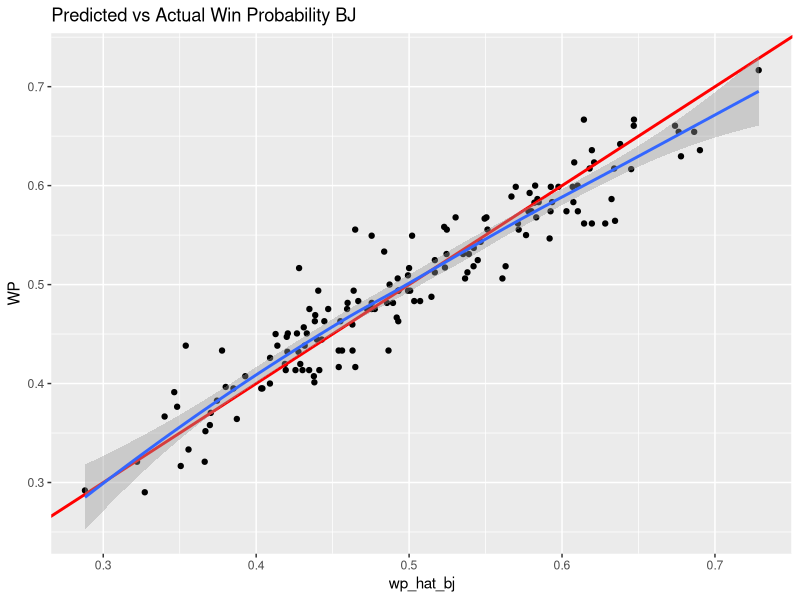
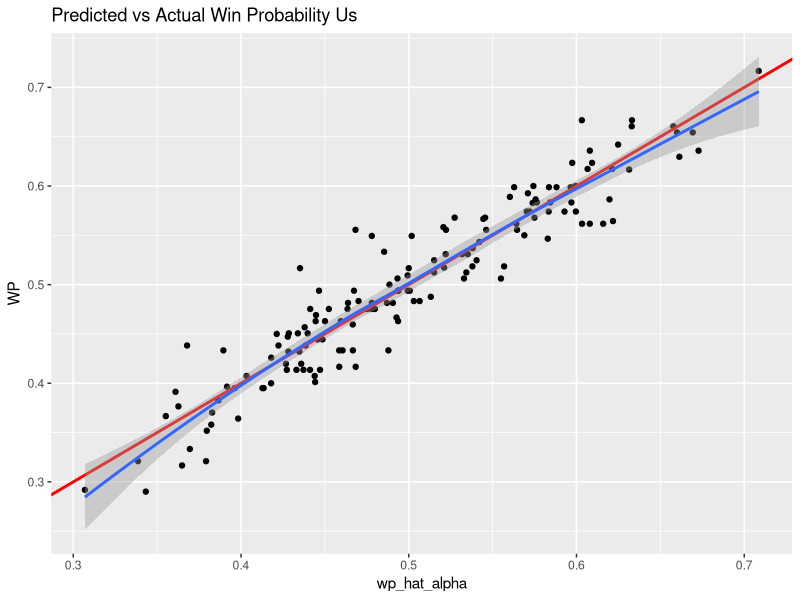
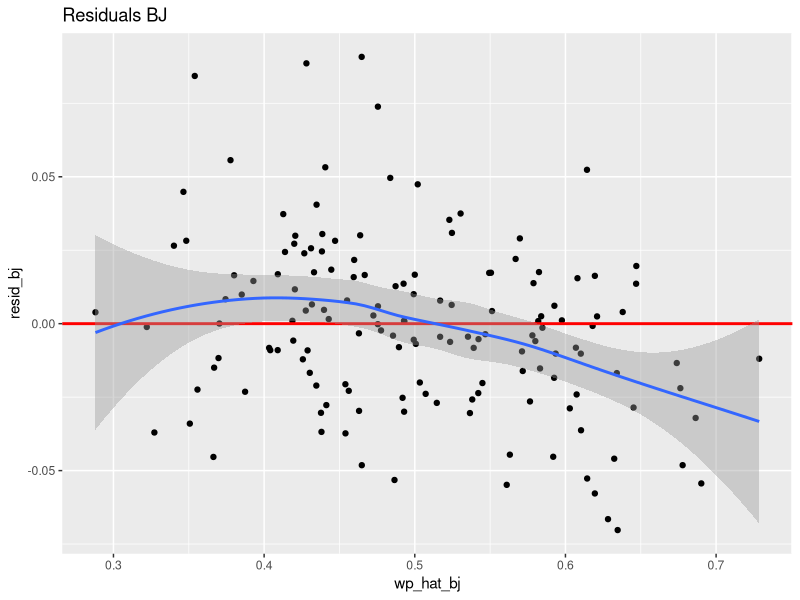
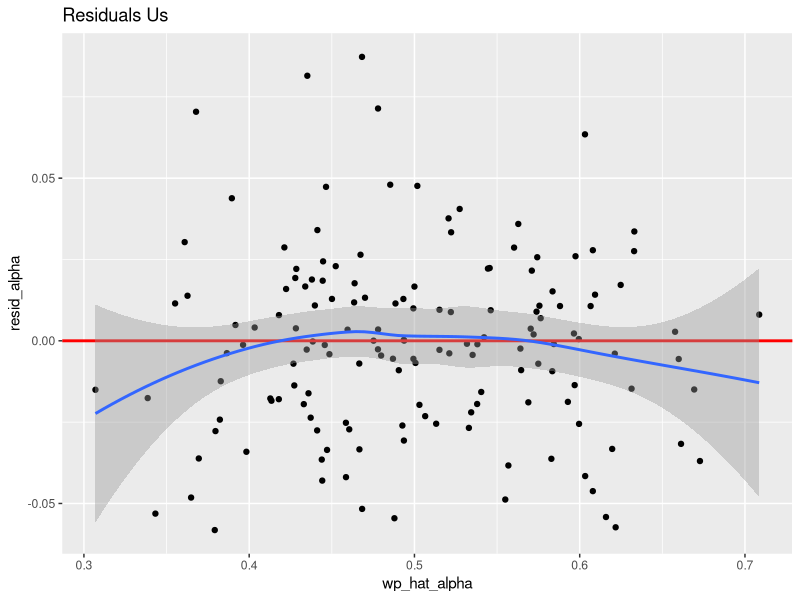
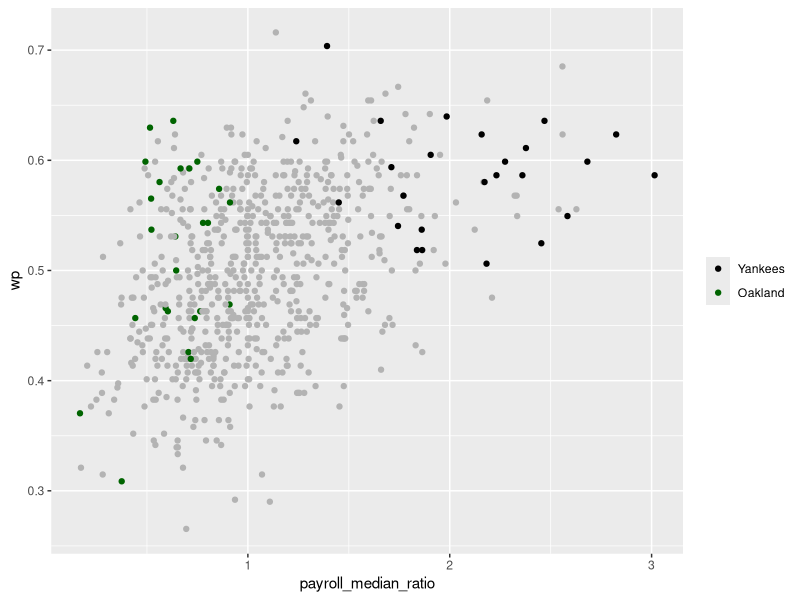
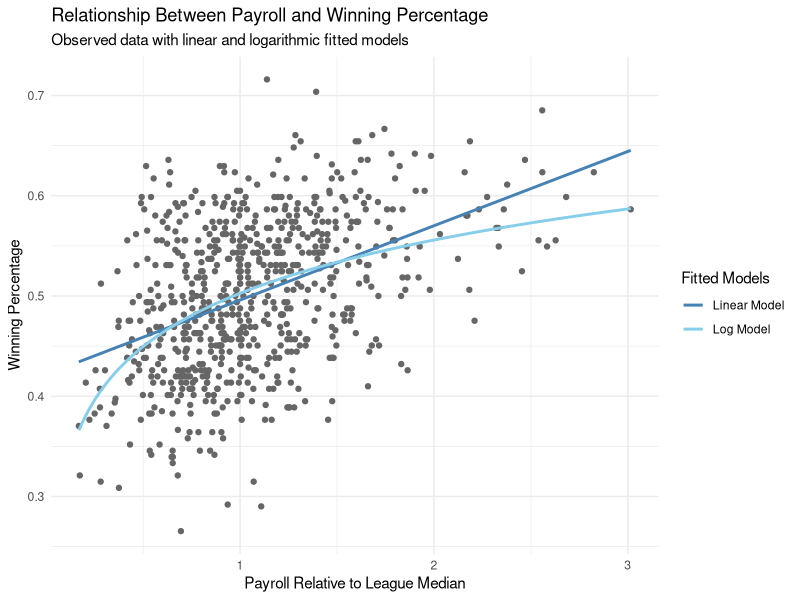
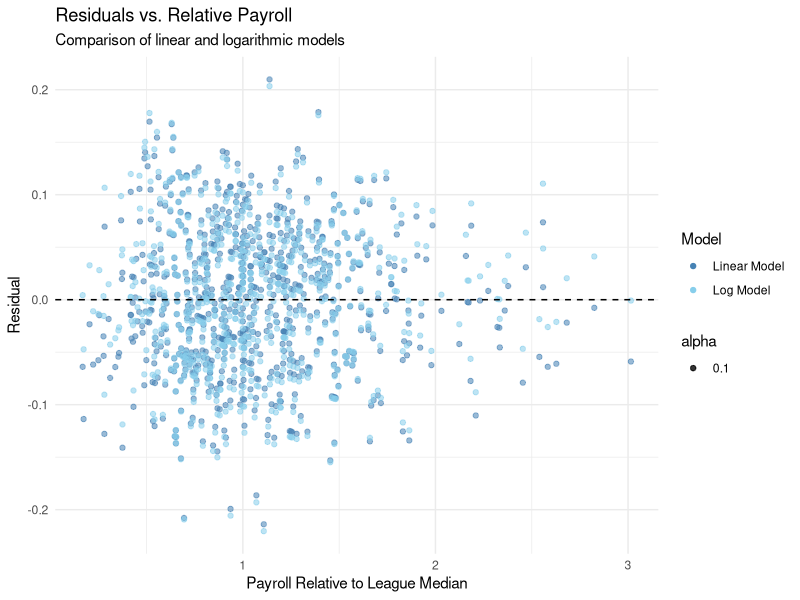

These figures' R source, in order:
#############
### SETUP ###
#############

#install.packages(c("ggplot2", "tidyverse"))
library(ggplot2)
library(tidyverse)

##############
### PART 1 ###
##############

# load data
mlb_team_seasons = read_csv("../data/01_mlb-team-seasons.csv")

# transformed regression data for estimating alpha
pythag_data = mlb_team_seasons %>%
  mutate(
    logit_wp = log(WP / (1 - WP)),
    log_rs_ra = log(RS / RA)
  )

# no-intercept model: log(WP / (1 - WP)) = alpha * log(RS / RA)
alpha_model = lm(logit_wp ~ 0 + log_rs_ra, data = pythag_data)
summary(alpha_model)

# alpha estimate + uncertainty
alpha_hat = coef(alpha_model)[["log_rs_ra"]]
alpha_se = summary(alpha_model)$coefficients["log_rs_ra", "Std. Error"]
alpha_ci_95 = alpha_hat + c(-1, 1) * qt(0.975, df = df.residual(alpha_model)) * alpha_se

# helper for converting exponent alpha back to predicted WP
pythag_wp = function(rs, ra, alpha) {
  rs^alpha / (rs^alpha + ra^alpha)
}

# compare fitted-alpha model vs Bill James alpha = 2
pythag_data = pythag_data %>%
  mutate(
    wp_hat_alpha = pythag_wp(RS, RA, alpha_hat),
    wp_hat_bj = pythag_wp(RS, RA, 2),
    resid_alpha = WP - wp_hat_alpha,
    resid_bj = WP - wp_hat_bj
  )

rmse = function(y, yhat) sqrt(mean((y - yhat)^2, na.rm = TRUE))
rmse_alpha = rmse(pythag_data$WP, pythag_data$wp_hat_alpha)
rmse_bj = rmse(pythag_data$WP, pythag_data$wp_hat_bj)

ggplot(data=pythag_data)+
  geom_point(aes(x=wp_hat_bj, y=WP))+
  geom_abline(intercept = 0, slope = 1, color = "red", linewidth=1)+
  labs(title="Predicted vs Actual Win Probability BJ")+
  geom_smooth(aes(x=wp_hat_bj, y=WP))
ggplot(data=pythag_data)+
  geom_point(aes(x=wp_hat_alpha, y=WP))+
  geom_abline(intercept = 0, slope = 1, color = "red", linewidth=1)+
  labs(title="Predicted vs Actual Win Probability Us")+
  geom_smooth(aes(x=wp_hat_alpha, y=WP))
ggplot(data=pythag_data)+
  geom_point(aes(x=wp_hat_bj, y=resid_bj))+
  geom_abline(intercept = 0, slope = 0, color = "red", linewidth=1)+
  labs(title="Residuals BJ")+
  geom_smooth(aes(x=wp_hat_bj, y=resid_bj))
ggplot(data=pythag_data)+
  geom_point(aes(x=wp_hat_alpha, y=resid_alpha))+
  geom_abline(intercept = 0, slope = 0, color = "red", linewidth=1)+
  labs(title="Residuals Us")+
  geom_smooth(aes(x=wp_hat_alpha, y=resid_alpha))
#THESE ALL HAVE CURVATURE THE LOESS PROVES IT
#1.8 IS WAY BETER THAN 2
##############
### PART 2 ###
##############

# load data
mlb_payrolls = read_csv("../data/01_mlb-payrolls.csv")

# remove 2020 covid-shortened season
payroll_data = mlb_payrolls %>%
  filter(year_id != 2020)

# model A: WP ~ payroll / median
model_a = lm(wp ~ payroll_median_ratio, data = payroll_data)

# model B: WP ~ log(payroll / median)
model_b = lm(wp ~ log_payroll_median_ratio, data = payroll_data)

# fitted values + residuals for both models
payroll_data = payroll_data %>%
  mutate(
    fitted_a = fitted(model_a),
    resid_a = resid(model_a),
    fitted_b = fitted(model_b),
    resid_b = resid(model_b)
  )
ggplot(payroll_data,
       aes(y = wp, x = payroll_median_ratio,
           color = factor(case_when(
             team_id == "OAK" ~ "Oakland",
             team_id == "NYA" ~ "Yankees",
             TRUE ~ "Other"
           )))) +
  geom_point() +
#  geom_smooth(method = "loess",
#              formula = y ~ x,
#              span = 0.05,
#              color = "hotpink") +
  scale_color_manual(
    values = c(
      "Oakland" = "darkgreen",
      "Yankees" = "black",
      "Other" = "gray70"
    ),
    breaks = c("Yankees", "Oakland"),
    name = NULL
  )

ggplot(payroll_data, aes(x = payroll_median_ratio, y = wp)) +
  geom_point(color = "gray40") +
  geom_line(aes(y = fitted_a, color = "Linear Model"),
            linewidth = 1) +
  geom_line(aes(y = fitted_b, color = "Log Model"),
            linewidth = 1) +
  scale_color_manual(
    values = c(
      "Linear Model" = "steelblue",
      "Log Model" = "skyblue"
    ),
    name = "Fitted Models"
  ) +
  labs(
    title = "Relationship Between Payroll and Winning Percentage",
    subtitle = "Observed data with linear and logarithmic fitted models",
    x = "Payroll Relative to League Median",
    y = "Winning Percentage"
  ) +
  theme_minimal()
               
ggplot(payroll_data, aes(x = payroll_median_ratio, alpha=.1)) +
  geom_point(aes(y = resid_a, color = "Linear Model")) +
  geom_point(aes(y = resid_b, color = "Log Model")) +
  geom_hline(yintercept = 0, linetype = "dashed") +
  scale_color_manual(
    values = c(
      "Linear Model" = "steelblue",
      "Log Model" = "skyblue"
    ),
    name = "Model"
  ) +
  labs(
    title = "Residuals vs. Relative Payroll",
    subtitle = "Comparison of linear and logarithmic models",
    x = "Payroll Relative to League Median",
    y = "Residual"
  ) +
  theme_minimal()
    
# example: CI and PI for one selected team-season
# replace row_idx with your selected row index
row_idx = 67
selected_row = payroll_data[row_idx, ]

ci_model_b = predict(model_b, newdata = selected_row, interval = "confidence", level = 0.95)
pi_model_b = predict(model_b, newdata = selected_row, interval = "prediction", level = 0.95)

#PI is higher, as we are estimatingthe mean and the error, not just the error.
